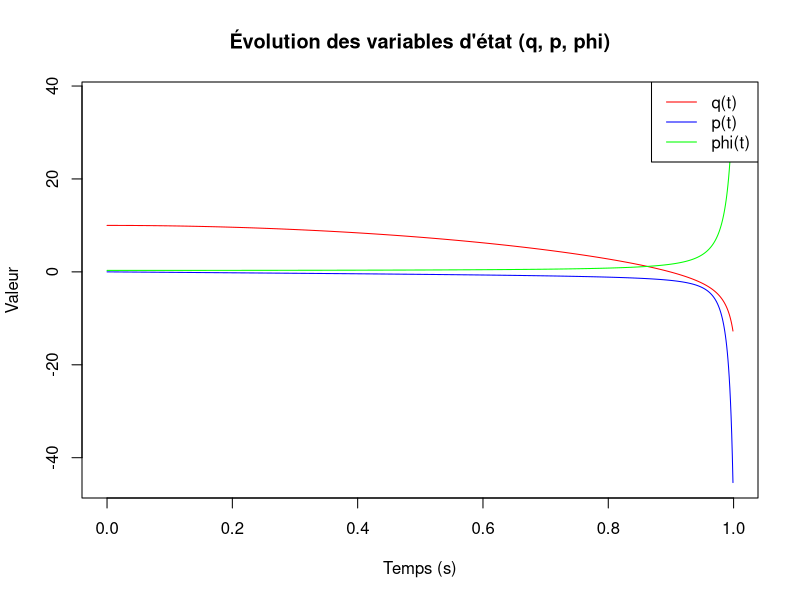
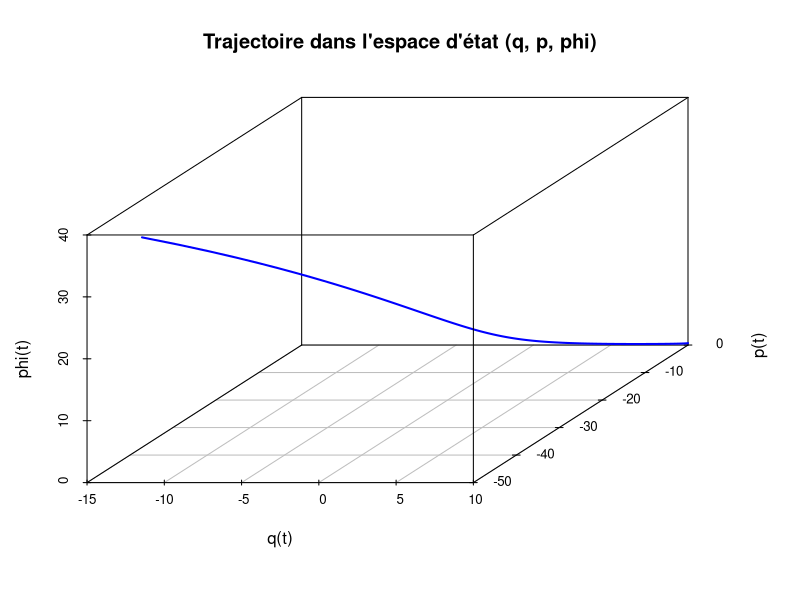
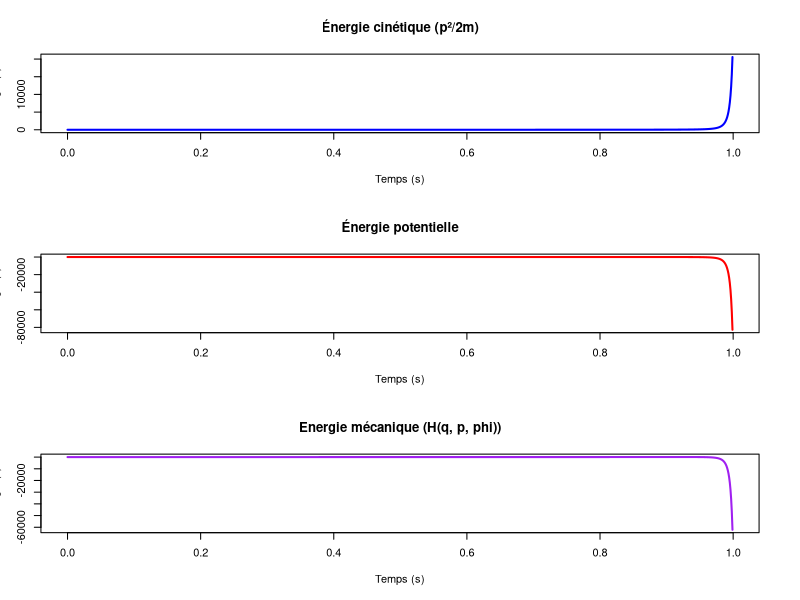
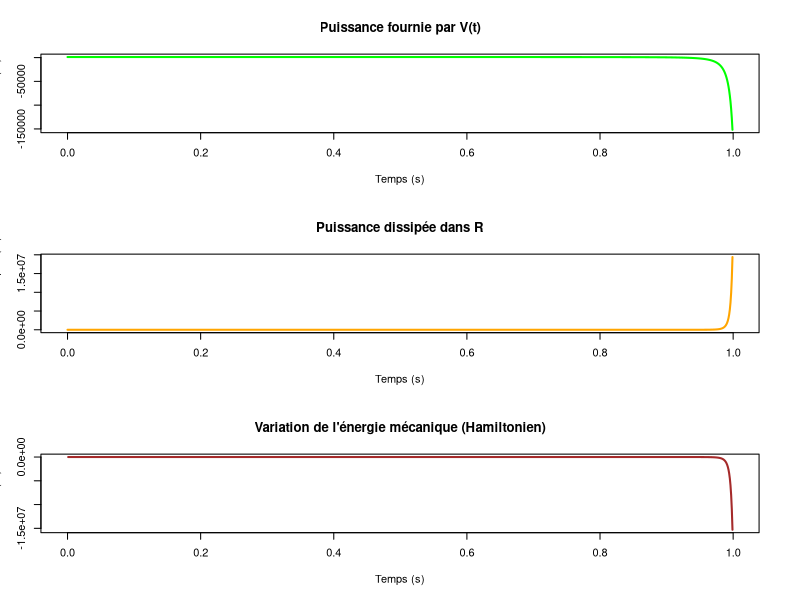
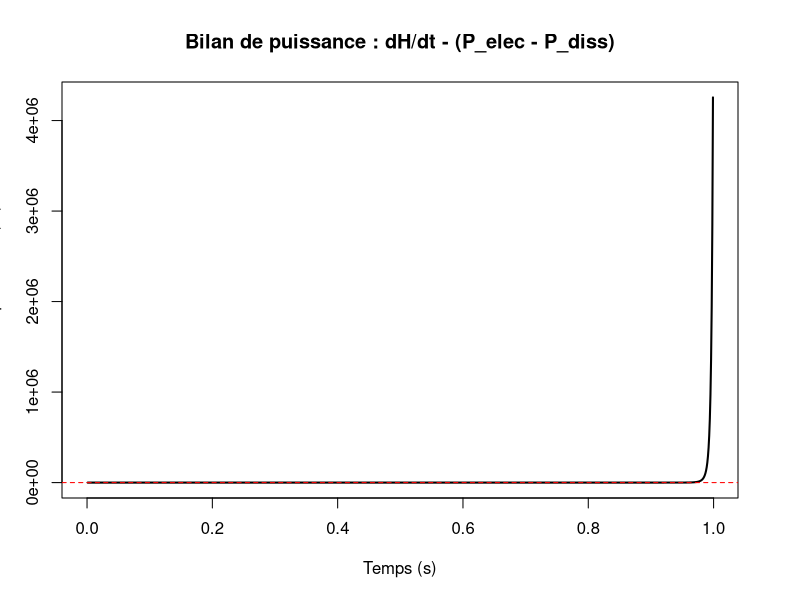

Generate these figures, in order, with R:
# Paramètres
m    <- 0.05
g    <- 9.81
R    <- 1.0
L0   <- 0.10
Linf <- 0.0

# Inductance et sa dérivée
L    <- function(q)  (L0 + q * Linf) / (1 + q)
dL   <- function(q)  (Linf - L0) / (1 + q)^2

# Hamiltonien
H <- function(q, p, phi)  m*g*q + p^2/(2*m) + phi^2/(2*L(q))


f <- function(V, X) {
  q   <- X[1]
  p   <- X[2]
  phi <- X[3]
  
  J<-matrix(c(
    0, 1, 0,
    -1, 0, 0,
    0, 0, 0
  ), nrow=3, ncol=3, byrow=TRUE)
  
  R_mat<-matrix(c(
    0, 0, 0,
    0, 0, 0,
    0, 0, R
  ), nrow=3, ncol=3, byrow=TRUE)
  
  grad <- c(
    m*g-phi^2*(Linf-L0)/(2*(L0+q*Linf)^2), 
    p/m,
    phi*(1+q)/(L0+q*Linf)
  )
  
  g_mat <- c(
    0,
    0,
    1
  )
  
  
  return((J-R_mat)%*%grad + g_mat * V)
}

# Etat d'équilibre
phi_eq <- sqrt(2 * m * g * L0)
q_eq   <- 10
V_eq   <- R * phi_eq / L(q_eq)

# Condition initiale (perturbation autour de l'équilibre)
X0 <- c(q_eq, 0, phi_eq)


# Euler explicite
h <- 0.001
T<-1
N <- round(T/h)
X <- matrix(0, nrow = N, ncol = 3)
X[1, ] <- X0
V<-V_eq

for (i in 2:N) {
  X[i, ] <- X[i-1, ] + h * f(V, X[i-1, ])
}


time <- seq(0, (N-1) * h, by = h)

# Affichage 2D
matplot(time, X, type = "l", lty = 1, col = c("red", "blue", "green"),
        xlab = "Temps (s)", ylab = "Valeur",
        main = "Évolution des variables d'état (q, p, phi)")
legend("topright", legend = c("q(t)", "p(t)", "phi(t)"),
       col = c("red", "blue", "green"), lty = 1)

if (!require("scatterplot3d")) install.packages("scatterplot3d")
library(scatterplot3d)

# Trajectoire 3D dans l'espace d'état
scatterplot3d(
  X[, 1], X[, 2], X[, 3],
  type  = "l",
  color = "blue",
  lwd   = 2,
  xlab  = "q(t)",
  ylab  = "p(t)",
  zlab  = "phi(t)",
  main  = "Trajectoire dans l'espace d'état (q, p, phi)"
)

# Energies
I_vec  <- X[, 3] / L(X[, 1])          # courant I = phi / L(q)
E_mec  <- (X[, 2]^2) / (2 * m)        # énergie cinétique
E_grav <- m * g * X[, 1]              # énergie potentielle gravitationnelle
E_mag  <- X[, 3]^2 / (2 * L(X[, 1])) # énergie magnétique stockée
E_pot <- E_grav+E_mag
E_tot  <- mapply(H, X[, 1], X[, 2], X[, 3])  # Hamiltonien total

P_elec <- V * I_vec                    # puissance fournie par la source
P_diss <- R * I_vec^2                  # puissance dissipée dans R

# Variation de l'énergie totale
dE_tot_dt <- c(NA, diff(E_tot) / h)

# Bilan de puissance : dH/dt = P_elec - P_diss
bilan <- dE_tot_dt - (P_elec - P_diss)

# Tracé des énergies
par(mfrow = c(3, 1))
plot(time, E_mec, type = "l", col = "blue", lwd = 2,
     xlab = "Temps (s)", ylab = "Énergie (J)",
     main = "Énergie cinétique (p²/2m)")
plot(time, E_pot, type = "l", col = "red", lwd = 2,
     xlab = "Temps (s)", ylab = "Énergie (J)",
     main = "Énergie potentielle")
plot(time, E_tot, type = "l", col = "purple", lwd = 2,
     xlab = "Temps (s)", ylab = "Énergie (J)",
     main = "Energie mécanique (H(q, p, phi))")
par(mfrow = c(1, 1))

# Tracé des puissances
par(mfrow = c(3, 1))
plot(time, P_elec, type = "l", col = "green", lwd = 2,
     xlab = "Temps (s)", ylab = "Puissance (W)",
     main = "Puissance fournie par V(t)")
plot(time, P_diss, type = "l", col = "orange", lwd = 2,
     xlab = "Temps (s)", ylab = "Puissance dissipée (W)",
     main = "Puissance dissipée dans R")
plot(time, dE_tot_dt, type = "l", col = "brown", lwd = 2,
     xlab = "Temps (s)", ylab = "dH/dt (W)",
     main = "Variation de l'énergie mécanique (Hamiltonien)")
par(mfrow = c(1, 1))

# Bilan de puissance
plot(time, bilan, type = "l", col = "black", lwd = 2,
     xlab = "Temps (s)", ylab = "Bilan de puissance (W)",
     main = "Bilan de puissance : dH/dt - (P_elec - P_diss)")
abline(h = 0, col = "red", lty = 2)
